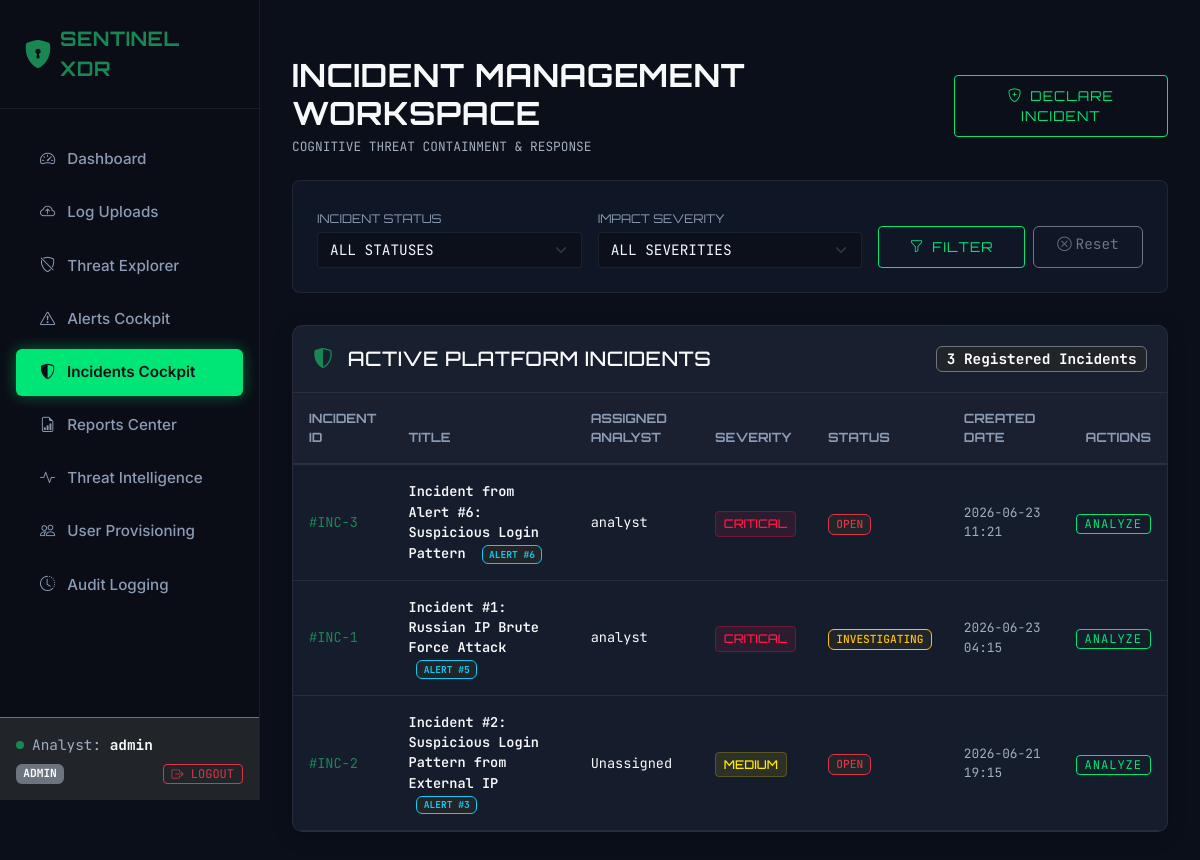
Page /incidents (signed in) on the committed database.
### app/models/user.py (models this page shows, shortened)
class User(db.Model):
    __tablename__ = 'users'
    id = db.Column(db.Integer, primary_key=True)
    username = db.Column(db.String(64), unique=True, nullable=False, index=True)
    email = db.Column(db.String(120), unique=True, nullable=False)
    password_hash = db.Column(db.String(128), nullable=False)
    created_at = db.Column(db.DateTime, default=datetime.datetime.utcnow)
    role = db.Column(db.String(32), default='analyst', nullable=False)  # 'admin' or 'analyst'
    uploads = db.relationship('UploadedLog', backref='uploader', lazy=True, cascade="all, delete-orphan")

### app/models/incident.py (models this page shows, shortened)
class Incident(db.Model):
    __tablename__ = 'incidents'
    id = db.Column(db.Integer, primary_key=True)
    title = db.Column(db.String(128), nullable=False)
    description = db.Column(db.Text, nullable=True)
    severity = db.Column(db.String(16), nullable=False, default='Medium')  # 'Low', 'Medium', 'High', 'Critical'
    status = db.Column(db.String(32), nullable=False, default='Open')      # 'Open', 'Investigating', 'Resolved', 'Closed'
    assigned_to_id = db.Column(db.Integer, db.ForeignKey('users.id', ondelete='SET NULL'), nullable=True)
    alert_id = db.Column(db.Integer, db.ForeignKey('alerts.id', ondelete='SET NULL'), nullable=True)
    created_at = db.Column(db.DateTime, default=datetime.datetime.utcnow, nullable=False)
    updated_at = db.Column(db.DateTime, default=datetime.datetime.utcnow, onupdate=datetime.datetime.utcnow, nullable=False)
    timeline_json = db.Column(db.Text, name='timeline', default='[]', nullable=False)
    assigned_user = db.relationship('User', backref=db.backref('incidents', lazy=True))
    alert = db.relationship('Alert', backref=db.backref('incidents', lazy=True))
    notes = db.relationship('IncidentNote', backref='incident', lazy=True, cascade="all, delete-orphan")
    @property
    def timeline(self):
        try:
            return json.loads(self.timeline_json or '[]')
        except Exception:
            return []
    @timeline.setter
    def timeline(self, value):
        self.timeline_json = json.dumps(value)

### app/blueprints/incidents.py (the view)
@incidents_bp.route('/incidents')
@login_required
@role_required('admin', 'analyst', 'viewer')
def index():
    status_filter = request.args.get('status', '').strip()
    severity_filter = request.args.get('severity', '').strip()
    query = Incident.query
    if status_filter and status_filter != 'ALL':
        query = query.filter(Incident.status == status_filter)
    if severity_filter and severity_filter != 'ALL':
        query = query.filter(Incident.severity == severity_filter)
    incidents_list = query.order_by(Incident.created_at.desc()).all()
    all_users = User.query.order_by(User.username.asc()).all()
    return render_template(
        'incidents.html',
        incidents=incidents_list,
        users=all_users,
        filters=request.args
    )

### app/templates/incidents.html (shortened to what this page needs)
{% extends 'base.html' %}
{% block content %}
<div class="container-fluid px-0">
    <div class="d-flex justify-content-between align-items-center mb-4">
        <div>
            <h2 class="text-light fw-bold mb-1">INCIDENT MANAGEMENT WORKSPACE</h2>
            <p class="text-muted text-mono mb-0" style="font-size: 0.8rem;">COGNITIVE THREAT CONTAINMENT & RESPONSE</p>
        </div>
        <div>
            {% if session.get('role') != 'viewer' %}
            <a href="{{ url_for('incidents.create') }}" class="btn btn-cyber">
                <i class="bi bi-shield-plus me-2"></i>Declare Incident
            </a>
            {% endif %}
        </div>
    </div>
    <div class="filter-panel">
        <form action="{{ url_for('incidents.index') }}" method="GET" class="row g-3 align-items-end">
            <div class="col-12 col-md-4">
                <label for="status" class="filter-label mb-1">Incident Status</label>
                <select name="status" id="status" class="form-select form-control-cyber text-mono">
                    <option value="ALL" {% if filters.get('status') == 'ALL' or not filters.get('status') %}selected{% endif %}>ALL STATUSES</option>
                </select>
            </div>
            <div class="col-12 col-md-4">
                <label for="severity" class="filter-label mb-1">Impact Severity</label>
                <select name="severity" id="severity" class="form-select form-control-cyber text-mono">
                    <option value="ALL" {% if filters.get('severity') == 'ALL' or not filters.get('severity') %}selected{% endif %}>ALL SEVERITIES</option>
                </select>
            </div>
            <div class="col-12 col-md-4 d-flex gap-2">
                <button type="submit" class="btn btn-cyber flex-grow-1">
                    <i class="bi bi-funnel me-2"></i>Filter
                </button>
                <a href="{{ url_for('incidents.index') }}" class="btn btn-outline-secondary text-mono flex-grow-1">
                    <i class="bi bi-x-circle me-1"></i>Reset
                </a>
            </div>
        </form>
    </div>
    <div class="cyber-card">
        <div class="cyber-card-header d-flex justify-content-between align-items-center">
            <h5 class="text-light mb-0 font-display"><i class="bi bi-shield-shaded text-success me-2"></i> ACTIVE PLATFORM INCIDENTS</h5>
            <span class="badge bg-dark border border-secondary text-mono">{{ incidents | length }} Registered Incidents</span>
        </div>
        <div class="table-responsive">
            <table class="table table-cyber mb-0 align-middle">
                <thead>
                    <tr>
                        <th style="width: 80px;">Incident ID</th>
                        <th>Title</th>
                        <th>Assigned Analyst</th>
                        <th>Severity</th>
                        <th>Status</th>
                        <th>Created Date</th>
                        <th class="text-end">Actions</th>
                    </tr>
                </thead>
                <tbody>
                    {% if incidents %}
                        {% for inc in incidents %}
                        <tr>
                            <td class="text-success text-mono font-weight-bold" style="font-size: 0.85rem;">
                                #INC-{{ inc.id }}
                            </td>
                            <td class="text-light text-mono" style="font-size: 0.85rem; font-weight: 600;">
                                {{ inc.title }}
                                {% if inc.alert_id %}
                                    <span class="badge bg-dark border border-info text-info text-mono ms-2" style="font-size: 0.6rem;">ALERT #{{ inc.alert_id }}</span>
                                {% endif %}
                            </td>
                            <td class="text-light text-mono" style="font-size: 0.85rem;">
                                {{ inc.assigned_user.username if inc.assigned_user else 'Unassigned' }}
                            </td>
                            <td>
                                <span class="badge-cyber badge-{{ inc.severity | lower }}">
                                    {{ inc.severity }}
                                </span>
                            </td>
                            <td>
                                <span class="badge bg-dark border text-mono {% if inc.status == 'Open' %}border-danger text-danger{% elif inc.status == 'Investigating' %}border-warning text-warning{% elif inc.status == 'Resolved' %}border-success text-success{% else %}border-secondary text-secondary{% endif %}" style="font-size: 0.7rem; font-weight: 500;">
                                    {{ inc.status | upper }}
                                </span>
                            </td>
                            <td class="text-muted text-mono" style="font-size: 0.8rem;">
                                {{ inc.created_at.strftime('%Y-%m-%d %H:%M') if inc.created_at else 'N/A' }}
                            </td>
                            <td class="text-end">
                                <a href="{{ url_for('incidents.detail', incident_id=inc.id) }}" class="btn btn-sm btn-cyber py-0 px-2 text-mono" style="font-size: 0.75rem;">
                                    Analyze
                                </a>
                            </td>
                        </tr>
                        {% endfor %}
                    {% endif %}
                </tbody>
            </table>
        </div>
    </div>
</div>
{% endblock %}

### app/templates/base.html (shortened to what this page needs)
<!DOCTYPE html>
<html lang="en">
<head>
    <link href="https://cdn.jsdelivr.net/npm/bootstrap@5.3.3/dist/css/bootstrap.min.css" rel="stylesheet"
>
    <link rel="stylesheet" href="https://cdn.jsdelivr.net/npm/bootstrap-icons@1.11.3/font/bootstrap-icons.min.css">
    <link rel="stylesheet" href="{{ url_for('static', filename='css/custom.css') }}">
</head>
<body>
    <div class="sidebar d-flex flex-column justify-content-between">
        <div>
            <div class="sidebar-logo">
                <i class="bi bi-shield-lock-fill text-success fs-3 me-2"></i>
                <span class="brand-text text-success fs-5 fw-bold">SENTINEL XDR</span>
            </div>
            {% if g.user %}
            <nav class="nav flex-column">
                <a class="nav-link {% if request.endpoint == 'dashboard.index' %}active{% endif %}"
                    href="{{ url_for('dashboard.index') }}">
                    <i class="bi bi-speedometer2 me-2"></i> Dashboard
                </a>
                <a class="nav-link {% if request.endpoint == 'main.uploads' %}active{% endif %}"
                    href="{{ url_for('main.uploads') }}">
                    <i class="bi bi-cloud-arrow-up me-2"></i> Log Uploads
                </a>
                <a class="nav-link {% if request.endpoint == 'main.events' %}active{% endif %}"
                    href="{{ url_for('main.events') }}">
                    <i class="bi bi-shield-slash me-2"></i> Threat Explorer
                </a>
                <a class="nav-link {% if request.endpoint == 'alerts.index' %}active{% endif %}"
                    href="{{ url_for('alerts.index') }}">
                    <i class="bi bi-exclamation-triangle me-2"></i> Alerts Cockpit
                </a>
                <a class="nav-link {% if request.blueprint == 'incidents' %}active{% endif %}"
                    href="{{ url_for('incidents.index') }}">
                    <i class="bi bi-shield-shaded me-2"></i> Incidents Cockpit
                </a>
                <a class="nav-link {% if request.blueprint == 'reports' %}active{% endif %}"
                    href="{{ url_for('reports.index') }}">
                    <i class="bi bi-file-earmark-bar-graph me-2"></i> Reports Center
                </a>
                <a class="nav-link {% if request.endpoint == 'iocs.index' %}active{% endif %}"
                    href="{{ url_for('iocs.index') }}">
                    <i class="bi bi-activity me-2"></i> Threat Intelligence
                </a>
                {% if g.user.role == 'admin' %}
                <a class="nav-link {% if request.endpoint == 'admin.users' %}active{% endif %}"
                    href="{{ url_for('admin.users') }}">
                    <i class="bi bi-people me-2"></i> User Provisioning
                </a>
                <a class="nav-link {% if request.endpoint == 'admin.audit_logs' %}active{% endif %}"
                    href="{{ url_for('admin.audit_logs') }}">
                    <i class="bi bi-clock-history me-2"></i> Audit Logging
                </a>
                {% endif %}
            </nav>
            {% endif %}
        </div>
        {% if g.user %}
        <div class="p-3 border-top border-secondary bg-dark">
            <div class="d-flex align-items-center mb-2">
                <div class="bg-success rounded-circle me-2" style="width: 8px; height: 8px;"></div>
                <small class="text-muted text-mono">Analyst: <span class="text-light fw-bold">{{ g.user.username
                        }}</span></small>
            </div>
            <div class="d-flex justify-content-between align-items-center">
                <span class="badge bg-secondary text-mono" style="font-size: 0.7rem;">{{ g.user.role | upper }}</span>
                <a href="{{ url_for('auth.logout') }}" class="btn btn-sm btn-outline-danger py-0 px-2 text-mono"
                    style="font-size: 0.75rem;">
                    <i class="bi bi-box-arrow-right"></i> LOGOUT
                </a>
            </div>
        </div>
        {% endif %}
    </div>
    <div class="main-wrapper">
        {% block content %}{% endblock %}
    </div>
</body>
</html>

### app/static/css/custom.css (style rules this page uses)
:root { --bg-primary: #0b0f19; --bg-secondary: #0f1626; --bg-card: #151c2c; --bg-sidebar: #0a0d16; --border-color: rgba(255, 255, 255, 0.07); --border-glow: rgba(0, 230, 118, 0.2); --accent-primary: #00e676; --accent-info: #00b0ff; --accent-warning: #ffea00; --accent-danger: #ff9100; --accent-critical: #ff1744; --text-main: #f5f6fa; --text-muted: #8b9bb4; --font-sans: 'Inter', sans-serif; --font-display: 'Orbitron', sans-serif; --font-mono: 'JetBrains Mono', monospace; }
body { background-color: var(--bg-primary); color: var(--text-main); font-family: var(--font-sans); margin: 0; overflow-x: hidden; }
h1, h2, h3, h4, h5, h6, .brand-text { font-family: var(--font-display); letter-spacing: 0.5px; }
.sidebar { background-color: var(--bg-sidebar); border-right: 1px solid var(--border-color); min-height: 100vh; padding-top: 1.5rem; position: fixed; width: 260px; z-index: 100; }
.sidebar .nav-link { color: var(--text-muted); font-size: 0.95rem; font-weight: 500; padding: 0.75rem 1.5rem; margin: 0.2rem 1rem; border-radius: 6px; transition: all 0.3s ease; }
.sidebar .nav-link.active { color: var(--bg-primary); background-color: var(--accent-primary); font-weight: 600; box-shadow: 0 0 15px rgba(0, 230, 118, 0.4); }
.sidebar-logo { display: flex; align-items: center; padding: 0 1.5rem 1.5rem 1.5rem; border-bottom: 1px solid var(--border-color); margin-bottom: 1.5rem; }
.main-wrapper { margin-left: 260px; padding: 2rem; min-height: 100vh; }
.cyber-card { background: var(--bg-card); border: 1px solid var(--border-color); border-radius: 10px; box-shadow: 0 4px 20px rgba(0, 0, 0, 0.2); transition: all 0.3s ease; position: relative; overflow: hidden; }
.cyber-card-header { border-bottom: 1px solid var(--border-color); padding: 1.25rem; background: rgba(255, 255, 255, 0.01); }
.btn-cyber { background-color: transparent; border: 1px solid var(--accent-primary); color: var(--accent-primary); font-family: var(--font-display); font-size: 0.85rem; letter-spacing: 1px; padding: 0.6rem 1.2rem; border-radius: 4px; transition: all 0.3s ease; text-transform: uppercase; }
.table-cyber { color: var(--text-main); border-collapse: separate; border-spacing: 0; }
.table-cyber th { background-color: rgba(255, 255, 255, 0.02); border-bottom: 2px solid var(--border-color); color: var(--text-muted); font-family: var(--font-display); font-size: 0.8rem; text-transform: uppercase; padding: 1rem; }
.table-cyber td { padding: 1rem; border-bottom: 1px solid var(--border-color); background-color: var(--bg-card); transition: background-color 0.2s ease; }
.badge-cyber { font-family: var(--font-display); font-size: 0.75rem; padding: 0.35em 0.65em; border-radius: 4px; text-transform: uppercase; font-weight: 500; }
.badge-medium { background-color: rgba(255, 234, 0, 0.1); color: var(--accent-warning); border: 1px solid rgba(255, 234, 0, 0.2); }
.badge-critical { background-color: rgba(255, 23, 68, 0.1); color: var(--accent-critical); border: 1px solid rgba(255, 23, 68, 0.3); animation: pulse-border 2s infinite; }
.filter-panel { background-color: var(--bg-secondary); border: 1px solid var(--border-color); border-radius: 8px; padding: 1.5rem; margin-bottom: 2rem; }
.filter-label { font-family: var(--font-display); font-size: 0.75rem; text-transform: uppercase; color: var(--text-muted); }
.form-control-cyber { background-color: rgba(11, 15, 25, 0.8) !important; border: 1px solid var(--border-color) !important; color: var(--text-main) !important; border-radius: 4px; }
.text-mono { font-family: var(--font-mono); font-size: 0.9rem; }
.text-muted { color: #a0aec0 !important; }

### rows in the picture
User: user.username "admin", user.role "ADMIN"
Incident: id "3", title "Incident from Alert #6: Suspicious Login Pattern", alert_id "6", assigned_user "analyst", severity "CRITICAL", status "OPEN", created_at "2026-06-23 11:21"
Incident: id "1", title "Incident #1: Russian IP Brute Force Attack", alert_id "5", assigned_user "analyst", severity "CRITICAL", status "INVESTIGATING", created_at "2026-06-23 04:15"
Incident: id "2", title "Incident #2: Suspicious Login Pattern from External IP", alert_id "3", assigned_user "Unassigned", severity "MEDIUM", status "OPEN", created_at "2026-06-21 19:15"

### other values in the picture
{{ incidents | length }} "3"
